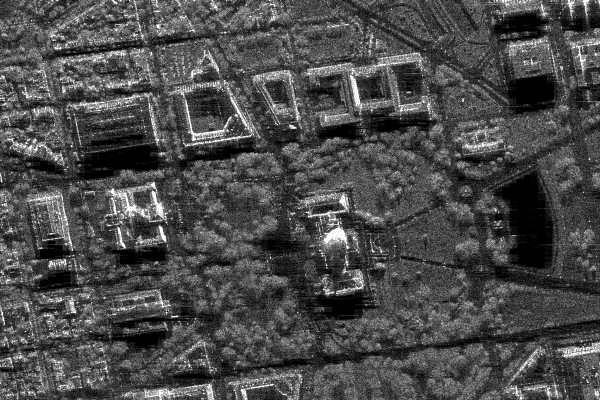
#> input picture task/sar_1_gray.jpg, 600 x 400 px
$ jupyter execute Task_1_Extra.ipynb
#> lines starting #> are read from the running program, lines starting #| are printed output that depends on the picture
# Сравнение изображений по матожиданию и стандартному отклонению

[cell 1]
import numpy as np
import cv2
import matplotlib.pyplot as plt
import pandas as pd


# Загружаем изображение
image = cv2.imread('sar_1_gray.jpg', 0)
#> image is the input picture: shape (400, 600); min 0, max 255, mean 74.9
print("Размер изображения:", image.shape)
#| Размер изображения: (400, 600)

# Покажем исходное изображение
plt.imshow(image, cmap='gray')
plt.title('Исходное изображение')
plt.axis('off')
plt.show()

[cell 2]
# Функция сравнения двух изображений по матожиданию и стандартному отклонению
def compare_by_moments(img1, img2, t):
    m1, s1 = img1.mean(), img1.std()
    m2, s2 = img2.mean(), img2.std()
    return 1 if (abs(m1 - m2) <= t and abs(s1 - s2) <= t) else 0

[cell 3]
# Характеристики исходного изображения
m0 = image.mean()
#> m0 = 74.94
s0 = image.std()
#> s0 = 43.66
print(f"Исходное изображение: среднее = {m0:.2f}, ст. отклонение = {s0:.2f}")
#| Исходное изображение: среднее = 74.94, ст. отклонение = 43.66

# тестирование

[cell 4]
import pandas as pd

# Набор значений гаммы для тестирования (близких к 1)
gammas = [0.95, 0.98, 1.0, 1.02, 1.2]

# Пороги для проверки
thresholds = [1, 3, 5, 7, 10, 15]

# Собираем данные для pandas
data = []
for gamma in gammas:
    img_gamma = np.uint8(np.power(image / 255.0, gamma) * 255)
    row = {
        'Гамма': gamma,
        'Среднее': round(img_gamma.mean(), 1),
        'Ст.откл.': round(img_gamma.std(), 1)
    }
    for t in thresholds:
        row[f't={t}'] = compare_by_moments(image, img_gamma, t)
    data.append(row)
#> this loop made 5 passes
#> after the loop, data = 5 items

# Создаём DataFrame
df = pd.DataFrame(data)
#> df = table of 5 rows and 9 columns

# Выводим таблицу
print("Сравнение исходного изображения с гамма-корректированными версиями:\n")
print(df)
#|    Гамма  Среднее  Ст.откл.  t=1  t=3  t=5  t=7  t=10  t=15
#| 0   0.95     78.4      44.0    0    0    1    1     1     1
#| 1   0.98     75.8      43.7    1    1    1    1     1     1
#| 2   1.00     74.9      43.7    1    1    1    1     1     1
#| 3   1.02     73.1      43.6    0    1    1    1     1     1
#| 4   1.20     60.6      42.0    0    0    0    0     0     1

[cell 5]
# Визуализация: оригинал и модификации
plt.figure(figsize=(12, 8))

# Оригинал
plt.subplot(2, 3, 1)
plt.imshow(image, cmap='gray')
plt.title('Оригинал')
plt.axis('off')

# Гамма-версии
for i, gamma in enumerate(gammas, start=2):
    img_gamma = np.uint8(np.power(image / 255.0, gamma) * 255)
    plt.subplot(2, 3, i)
    plt.imshow(img_gamma, cmap='gray')
    plt.title(f'Гамма {gamma}')
    plt.axis('off')

plt.tight_layout()
plt.show()
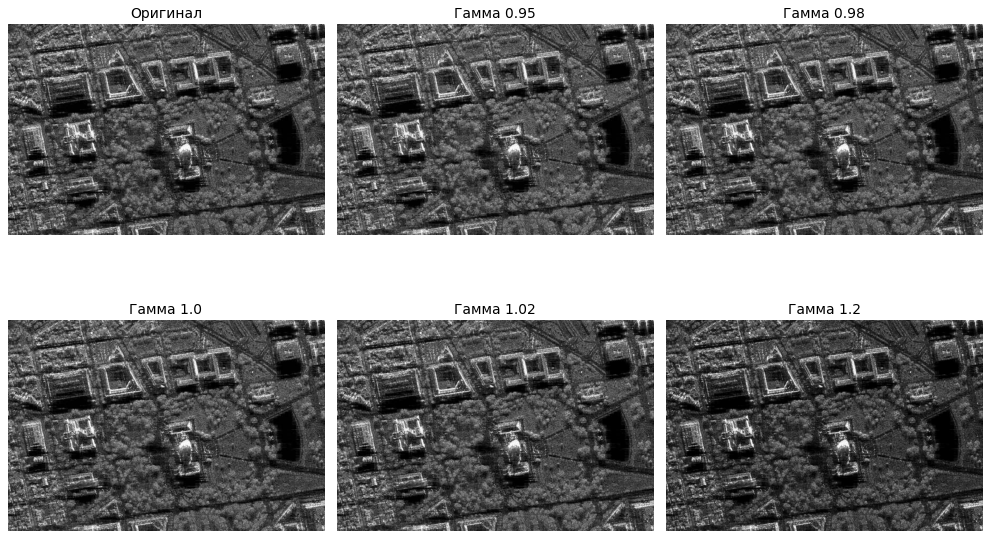
#> figure drawn by matplotlib, 6 panels
